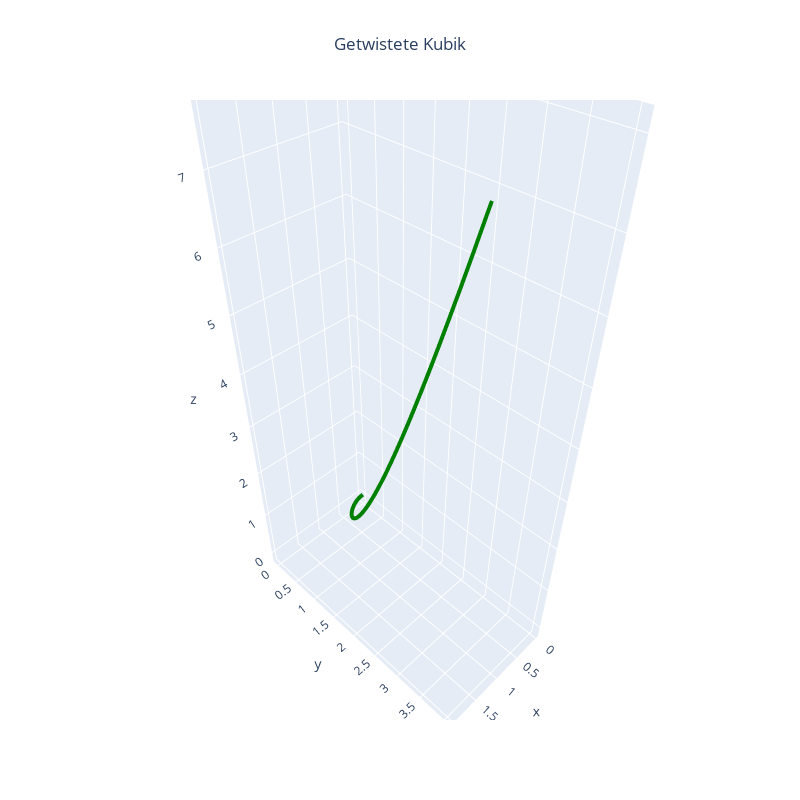

The notebook cell this image was saved under:
### Markdown cell above
# Raumkurven

In Gray gibt es ab Seite 127 neben der Schraubenlinie noch eine ganze Reihe von Beispielen für Raumkurven, insbesondere Torusknoten.

## Twisted Cubic
Diese Raumkurve verwendet Gray als Motivation für den Frenet-Frame. Man kann diese Kurve durchaus als Verallgemeinerung der semikubischen Parabel ansehen.
Sie ist definiert als 

$K(t) = (t, t^2, t^3)$.

Auf Seite 19 findet man auch den Plot der Krümmung und der Torsion. Hier werden symbolische Rechnungen in Mathematica eingesetzt, das könnten wir
in den Übungen auch mit Hilfe von SimPy durchführen.

Für die Abbildung verwenden wir das Einheitsintervall als Parameterintervall.

### Code cell
import plotly.graph_objects as go
import numpy as np


t = np.linspace(0.0, 2.0, num=50)
x, y, z = t, t*t, t*t*t

twicubic = go.Scatter3d(x=x, y=y, z=z,
                     name='twicubic',
                     mode='lines',
                     line = dict(color='green', width=8),
                     showlegend=False)

layout = go.Layout(scene_xaxis_visible=True, 
                   scene_yaxis_visible=True, 
                   scene_zaxis_visible=True,
                   showlegend=False)

fig =  go.Figure(data=[twicubic], layout=layout)

fig.update_layout(title='Getwistete Kubik',
                  title_x=0.5,
                  scene_camera_eye_z=1.55,
                  autosize=False,
                  width=800,
                  height=800,
                  showlegend=False)
                  
fig.show()

### Figure 1 — Plotly figure (JSON) as saved in the notebook; plotly's stock layout.template omitted (floating-point values rounded to 4 significant figures)
{"data": [{"line": {"color": "green", "width": 8}, "mode": "lines", "name": "twicubic", "showlegend": false, "type": "scatter3d", "x": [0, 0.04082, 0.08163, 0.1224, 0.1633, 0.2041, 0.2449, 0.2857, 0.3265, 0.3673, 0.4082, 0.449, 0.4898, 0.5306, 0.5714, 0.6122, 0.6531, 0.6939, 0.7347, 0.7755, 0.8163, 0.8571, 0.898, 0.9388, 0.9796, 1.02, 1.061, 1.102, 1.143, 1.184, 1.224, 1.265, 1.306, 1.347, 1.388, 1.429, 1.469, 1.51, 1.551, 1.592, 1.633, 1.673, 1.714, 1.755, 1.796, 1.837, 1.878, 1.918, 1.959, 2], "y": [0, 0.001666, 0.006664, 0.01499, 0.02666, 0.04165, 0.05998, 0.08163, 0.1066, 0.1349, 0.1666, 0.2016, 0.2399, 0.2815, 0.3265, 0.3748, 0.4265, 0.4815, 0.5398, 0.6014, 0.6664, 0.7347, 0.8063, 0.8813, 0.9596, 1.041, 1.126, 1.214, 1.306, 1.401, 1.499, 1.601, 1.706, 1.814, 1.926, 2.041, 2.159, 2.281, 2.406, 2.534, 2.666, 2.8, 2.939, 3.08, 3.225, 3.374, 3.525, 3.68, 3.838, 4], "z": [0, 6.8e-05, 0.000544, 0.001836, 0.004352, 0.0085, 0.01469, 0.02332, 0.03482, 0.04957, 0.068, 0.09051, 0.1175, 0.1494, 0.1866, 0.2295, 0.2785, 0.3341, 0.3966, 0.4664, 0.544, 0.6297, 0.7241, 0.8273, 0.94, 1.062, 1.195, 1.338, 1.493, 1.658, 1.836, 2.026, 2.228, 2.444, 2.673, 2.915, 3.173, 3.444, 3.731, 4.034, 4.352, 4.687, 5.038, 5.406, 5.792, 6.196, 6.619, 7.06, 7.52, 8]}], "layout": {"autosize": false, "height": 800, "scene": {"camera": {"eye": {"z": 1.55}}, "xaxis": {"visible": true}, "yaxis": {"visible": true}, "zaxis": {"visible": true}}, "showlegend": false, "title": {"text": "Getwistete Kubik", "x": 0.5}, "width": 800}}
